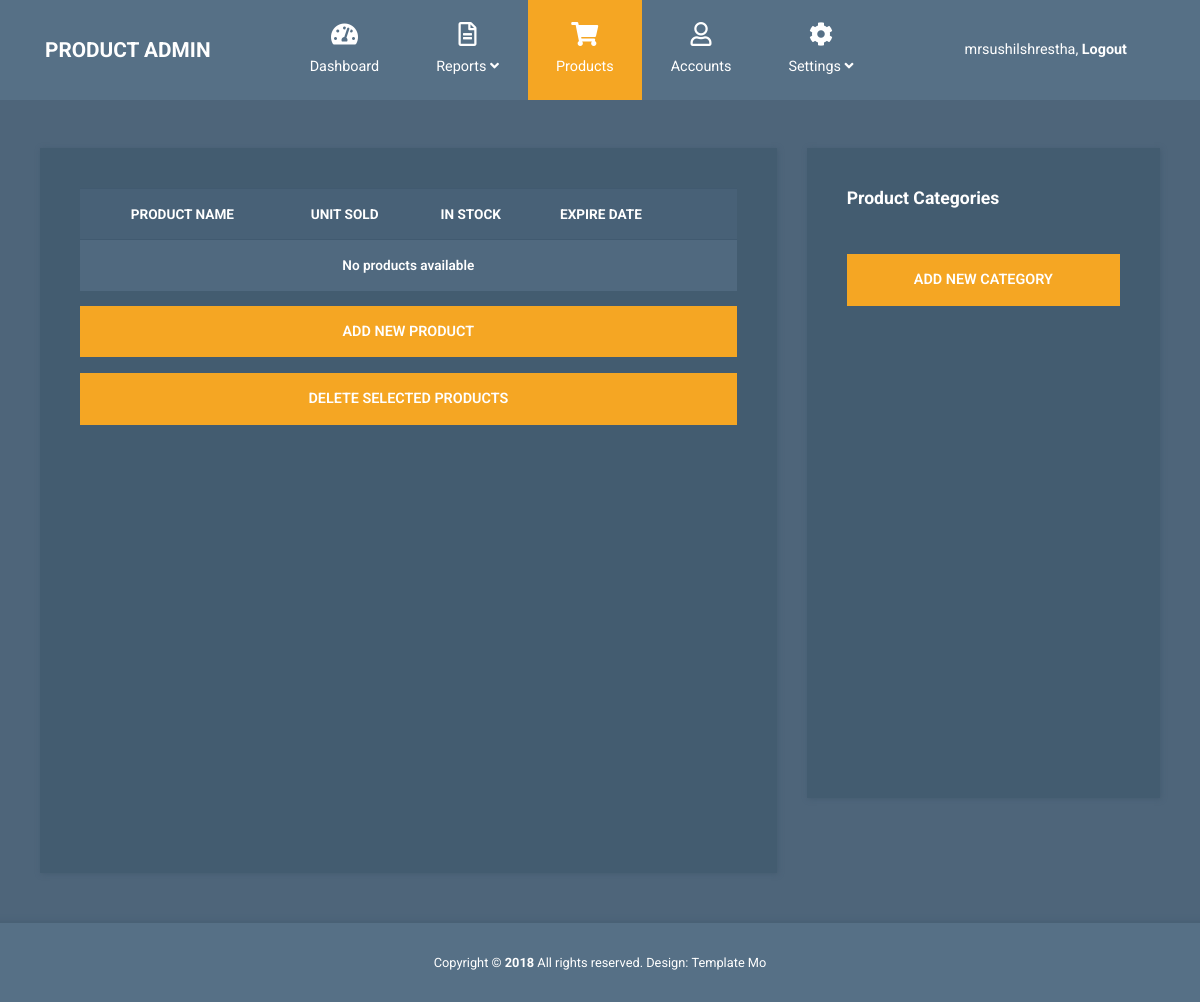
The page /products/ (signed in) on the database as committed earlier.
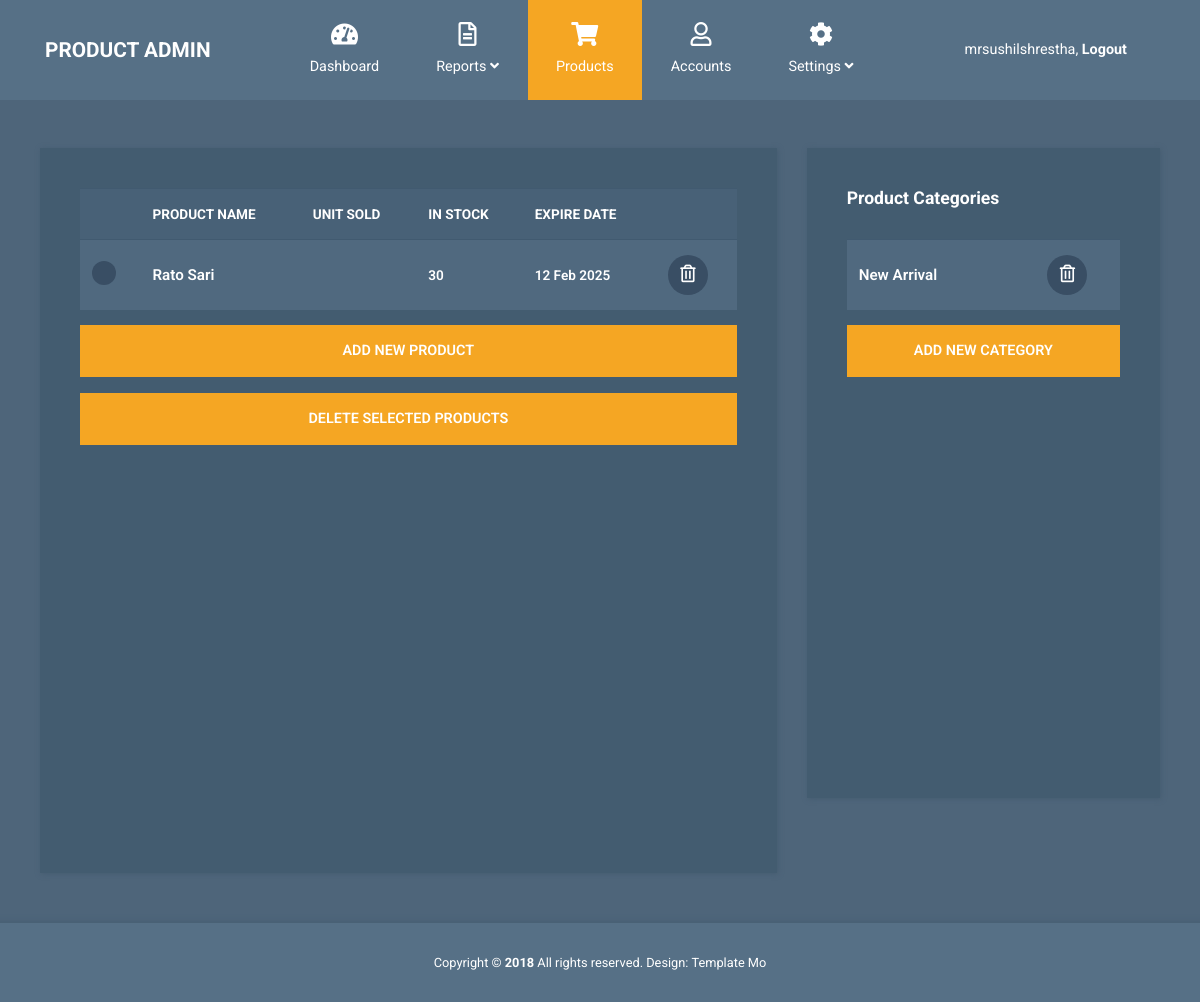
The same page on the database as committed later.
### product/models.py (models this page shows, shortened)
class Product(models.Model):
    name = models.CharField(max_length=255)
    description = models.TextField(default="update product")
    category = models.CharField(max_length=100)
    expire_date = models.DateField(auto_now_add=True)
    stock = models.IntegerField(default=1)
    image = models.ImageField(upload_to='product_images/', blank=True, null=True)

### product/views.py (the view)
# urls.py: path('products/', products, name="products"),
@login_required(login_url='/login') #make loging required
def products(request):
    products = Product.objects.all()
    return render(request, 'products.html', {'products': products, 'active_page': 'products'})

### product/template/products.html (shortened to what this page needs)
{% extends 'master.html' %}
{% load static %}
{% block product %}
<div class="container mt-5">
  <div class="row tm-content-row">
    <div class="col-sm-12 col-md-12 col-lg-8 col-xl-8 tm-block-col">
      <div class="tm-bg-primary-dark tm-block tm-block-products">
        <div class="tm-product-table-container">
          <table class="table table-hover tm-table-small tm-product-table">
            <thead>
              <tr>
                <th scope="col">&nbsp;</th>
                <th scope="col">PRODUCT NAME</th>
                <th scope="col">UNIT SOLD</th>
                <th scope="col">IN STOCK</th>
                <th scope="col">EXPIRE DATE</th>
                <th scope="col">&nbsp;</th>
              </tr>
            </thead>
            <tbody>
              {% for product in products %}
              <tr>
                <th scope="row"><input type="checkbox" /></th>
                <td class="tm-product-name">{{ product.name }}</td>
                <td>{{ product.sold }}</td>
                <td>{{ product.stock }}</td>
                <td>{{ product.expire_date|date:"d M Y" }}</td>
                <td>
                  <a href="{% url 'delete_product' product.id %}" class="tm-product-delete-link">
                    <i class="far fa-trash-alt tm-product-delete-icon"></i>
                  </a>
                </td>
              </tr>
              {% empty %}
              <tr>
                <td colspan="6" class="text-center">No products available</td>
              </tr>
              {% endfor %}
            </tbody>
          </table>
        </div>
        <a href="{% url 'add_products' %}" class="btn btn-primary btn-block text-uppercase mb-3">
          Add new product
        </a>
        <button class="btn btn-primary btn-block text-uppercase">
          Delete selected products
        </button>
      </div>
    </div>
    <div class="col-sm-12 col-md-12 col-lg-4 col-xl-4 tm-block-col">
      <div class="tm-bg-primary-dark tm-block tm-block-product-categories">
          <h2 class="tm-block-title">Product Categories</h2>
          <div class="tm-product-table-container">
              <table class="table tm-table-small tm-product-table">
                  <tbody>
                      {% for product in products %}
                      <tr>
                          <td class="tm-product-name">{{ product.category }}</td>
                          <td class="text-center">
                              <a href="{% url 'add_category' %}" class="tm-product-delete-link">
                                  <i class="far fa-trash-alt tm-product-delete-icon"></i>
                              </a>
                          </td>
                      </tr>
                      {% endfor %}
                  </tbody>
              </table>
          </div>
          <a href="{% url 'add_category' %}" class="btn btn-primary btn-block text-uppercase mb-3">
            Add new category
          </a>
      </div>
  </div>
  </div>
</div>
{% endblock %}

### product/template/master.html (shortened to what this page needs)
{% load static %}
<!DOCTYPE html>
<html lang="en">
  <head>
    <link rel="stylesheet" href="{% static 'css/fontawesome.min.css' %}" />
    <link rel="stylesheet" href="{% static 'css/bootstrap.min.css' %}" />
    <link rel="stylesheet" href="{% static 'css/templatemo-style.css' %}">
  </head>
  <body>
    <div>
      <nav class="navbar navbar-expand-xl">
    <div class="container h-100">
        <a class="navbar-brand" href="{% url 'index' %}">
            <h1 class="tm-site-title mb-0">Product Admin</h1>
        </a>
        <div class="collapse navbar-collapse" id="navbarSupportedContent">
            <ul class="navbar-nav mx-auto h-100">
                <li class="nav-item">
                    <a class="nav-link {% if active_page == 'dashboard' %}active{% endif %}" href="{% url 'index' %}">
                        <i class="fas fa-tachometer-alt"></i>
                        Dashboard
                    </a>
                </li>
                <li class="nav-item dropdown">
                    <a class="nav-link dropdown-toggle" href="#" id="navbarDropdown" role="button" data-toggle="dropdown"
                        aria-haspopup="true" aria-expanded="false">
                        <i class="far fa-file-alt"></i>
                        <span>
                            Reports <i class="fas fa-angle-down"></i>
                        </span>
                    </a>
                </li>
                <li class="nav-item {% if active_page == 'products' %}active{% endif %}">
                    <a class="nav-link" href="{% url 'products' %}">
                        <i class="fas fa-shopping-cart"></i>
                        Products
                    </a>
                </li>
                <li class="nav-item {% if active_page == 'account' %}active{% endif %}">
                    <a class="nav-link" href="{% url 'customer_account' %}">
                        <i class="far fa-user"></i>
                        Accounts
                    </a>
                </li>
                <li class="nav-item dropdown">
                    <a class="nav-link dropdown-toggle {% if active_page == 'setting' %}active{% endif %}" href="{% url 'customer_setting' %}"" id="navbarDropdown" role="button" data-toggle="dropdown"
                        aria-haspopup="true" aria-expanded="false">
                        <i class="fas fa-cog"></i>
                        <span>
                            Settings <i class="fas fa-angle-down"></i>
                        </span>
                    </a>
                </li>
            </ul>
            <ul class="navbar-nav">
                {% if user.is_authenticated %}
                    <li class="nav-item">
                        <a class="nav-link d-block" href="{% url 'custom_logout' %}">
                            {{ request.user.username }}, <b>Logout</b>
                        </a>
                    </li>
                {% else %}
                    <li class="nav-item">
                        <a class="nav-link d-block" href="{% url 'login' %}">
                            <b>Login</b>
                        </a>
                    </li>
                {% endif %}
            </ul>
        </div>
    </div>
</nav>
 </div>
    {% block product %} {% endblock %}
    <footer class="tm-footer row tm-mt-small">
      <div class="col-12 font-weight-light">
        <p class="text-center text-white mb-0 px-4 small">
          Copyright &copy; <b>2018</b> All rights reserved.
          Design:
          <a
            rel="nofollow noopener"
            href="https://templatemo.com"
            class="tm-footer-link"
          >Template Mo</a>
        </p>
      </div>
    </footer>
  </body>
</html>

### product/static/css/templatemo-style.css (style rules this page uses)
html { font-size: 16px; overflow-x: hidden; }
body { font-family: Roboto, Helvetica, Arial, sans-serif; background-color: #4e657a; overflow-x: hidden; }
a { transition: all 0.3s ease; }
.navbar-brand { display: flex; align-items: center; }
.tm-site-title { display: inline-block; text-transform: uppercase; font-size: 1.3rem; font-weight: 700; color: #fff; }
.navbar { height: 100px; background-color: #567086; padding: 0; }
.navbar .container { position: relative; }
.tm-mt-small { margin-top: 20px; }
.tm-block-col { margin-bottom: 30px; }
.tm-block { padding: 40px; -webkit-box-shadow: 1px 1px 5px 0 #455c71; -moz-box-shadow: 1px 1px 5px 0 #455c71; box-shadow: 1px 1px 5px 0 #455c71; min-height: 350px; height: 100%; max-height: 450px; }
.tm-block-title { font-size: 1.1rem; font-weight: 700; color: #fff; margin-bottom: 30px; }
.nav-link { color: #fff; height: 100%; display: flex; align-items: center; justify-content: center; flex-direction: column; font-size: 90%; }
.nav-link > i { margin-bottom: 10px; margin-right: 0; font-size: 1.5rem; }
.dropdown-item, .nav-link { padding: 15px 20px; }
.navbar-nav .active > .nav-link, .navbar-nav .nav-link.active { background-color: #f5a623; color: #fff; }
.nav-item { text-align: center; }
.nav-item:last-child { margin-right: 0; }
.dropdown-toggle::after { display: none; }
.tm-content-row { justify-content: space-between; margin-left: -20px; margin-right: -20px; }
.table { background-color: #50697f; color: #fff; font-size: 85%; margin-bottom: 0; }
thead { background-color: #486177; color: #fff; }
.table thead th { border-bottom: 0; }
.btn { border-radius: 0; padding: 13px 28px; transition: all 0.2s ease; max-width: 100%; }
.btn-primary { color: #fff; background-color: #f5a623; border: 2px solid #f5a623; font-size: 90%; font-weight: 600; }
.table td, .table th { border-top: 1px solid #415a70; padding: 15px 25px; vertical-align: middle; }
.tm-table-small td, .tm-table-small th { padding-left: 12px; padding-right: 12px; }
.table-hover tbody tr { transition: all 0.2s ease; }
.tm-bg-primary-dark { background-color: #435c70; }
input[type="checkbox"] { cursor: pointer; -webkit-appearance: none; appearance: none; background-color: #394e64; background-position: center; border-radius: 50%; box-sizing: border-box; position: relative; box-sizing: content-box; width: 24px; height: 24px; transition: all 0.1s linear; }
.tm-block-products { min-height: 725px; }
.tm-block-product-categories { min-height: 650px; }
.tm-product-table-container { max-height: 465px; margin-bottom: 15px; overflow-y: scroll; }
.tm-product-table tr { font-weight: 600; }
.tm-product-name { font-size: 0.95rem; font-weight: 600; }
.tm-product-delete-icon { font-size: 1.1rem; color: #fff; }
.tm-product-delete-link { padding: 10px; border-radius: 50%; background-color: #394e64; display: inline-block; width: 40px; height: 40px; text-align: center; }
.tm-footer { background-color: #567086; padding-top: 30px; padding-bottom: 30px; -webkit-box-shadow: 0 -3px 5px 0 rgba(69, 92, 113, 0.59); -moz-box-shadow: 0 -3px 5px 0 rgba(69, 92, 113, 0.59); box-shadow: 0 -3px 5px 0 rgba(69, 92, 113, 0.59); }
.tm-footer-link { color: white; }
@media (min-width: 1200px) { .navbar-expand-xl .navbar-nav .nav-link { padding-left: 28px; padding-right: 28px; } }
@media (min-width: 1200px) { .navbar-collapse { height: 100%; } }
@media (max-width: 1275px) and (min-width: 1200px) { .nav-item { margin-right: 15px; } }
@media (max-width: 1350px) { .nav-item { margin-right: 1px; } }

Rows that differ between the two databases and show on the page:
added Product: name "Rato Sari", stock "30", expire_date "12 Feb 2025", category "New Arrival"
Other text that changed with them:
text no longer shown: "No products available"
